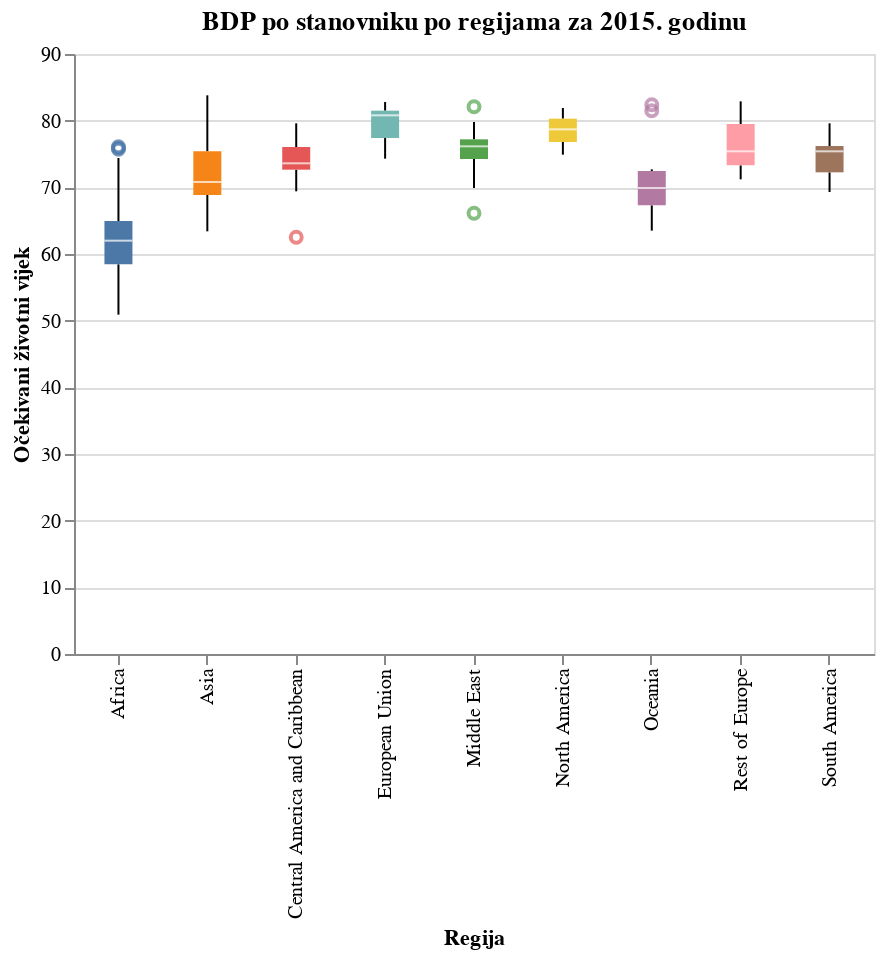

Source (notebook cell):
### Code cell
box_plot = alt.Chart(data_2015).mark_boxplot().encode(
    x=alt.X('Region:N', title='Regija', axis=alt.Axis(labelAngle=-45)),
    y=alt.Y('Life_expectancy:Q', title='Očekivani životni vijek'),
    color=alt.Color('Region:N', legend=None)
).properties(
    width=400,
    height=300,
    title="BDP po stanovniku po regijama za 2015. godinu"
)

box_plot.display()

### Figure 1 — Vega-Lite specification as saved in the notebook (floating-point values rounded to 4 significant figures; data arrays with more than 128 entries replaced by an {"elided": "..."} marker saying what was removed)
{"config": {"view": {"continuousWidth": 300, "continuousHeight": 300}}, "data": {"name": "data-55971b97cf3079f3d46b38b16da5d8d2"}, "mark": {"type": "boxplot"}, "encoding": {"color": {"field": "Region", "legend": null, "type": "nominal"}, "x": {"field": "Region", "title": "Regija", "type": "nominal"}, "y": {"field": "Life_expectancy", "title": "Očekivani životni vijek", "type": "quantitative"}}, "height": 300, "title": "BDP po stanovniku po regijama za 2015. godinu", "width": 400, "$schema": "https://vega.github.io/schema/vega-lite/v5.20.1.json", "datasets": {"data-55971b97cf3079f3d46b38b16da5d8d2": {"elided": "179 records"}}}
